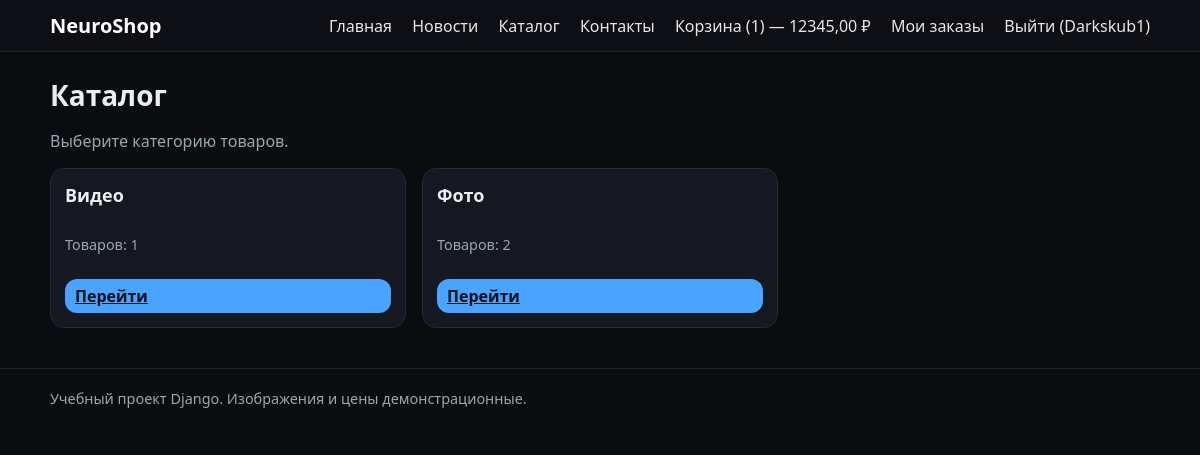
/catalog/ (signed in), run on the app's committed database.
### store/models.py (models this page shows, shortened)
class Category(models.Model):
    name = models.CharField("Название категории", max_length=200)
    slug = models.SlugField("Слаг", unique=True)
    class Meta:
        ordering = ["name"]
        verbose_name = "Категория"
        verbose_name_plural = "Категории"

### store/views.py (the view)
# urls.py: path("catalog/", views.category_list, name="category_list"),
def category_list(request):
    categories = Category.objects.all()
    return render(request, "store/category_list.html", {"categories": categories})

### store/cart.py (called while the page is built)
    def total_qty(self):
        if not self.cart_obj:
            return 0
        return sum(item.qty for item in self.cart_obj.items.all())

    def total_price(self):
        if not self.cart_obj:
            return Decimal("0.00")
        return sum(item.subtotal for item in self.cart_obj.items.all())

### store/context_processors.py (called while the page is built)
def cart_summary(request):
    cart = Cart(request)
    return {
        "cart_total_qty": cart.total_qty(),
        "cart_total_price": cart.total_price(),
    }

### store/models.py (called while the page is built)
    @property
    def subtotal(self):
        return self.price * self.qty

### templates/store/category_list.html (shortened to what this page needs)
{% extends "base.html" %}
{% block content %}
<h1>Каталог</h1>
<p class="muted">Выберите категорию товаров.</p>
{% if categories %}
  <div class="grid-3">
    {% for c in categories %}
      <div class="card">
        <div class="card-body">
          <h3 class="card-title">{{ c.name }}</h3>
          <p class="small muted">Товаров: {{ c.products.count }}</p>
          <a class="btn btn-sm" href="{% url 'store:category_detail' c.slug %}">Перейти</a>
        </div>
      </div>
    {% endfor %}
  </div>
{% else %}
  <p>Категории пока не созданы. Добавьте их через админ-панель.</p>
{% endif %}
{% endblock %}

### templates/base.html (shortened to what this page needs)
<!DOCTYPE html>
<html lang="ru">
<head>
  <link href="/static/store/styles.css" rel="stylesheet">
</head>
<body>
  <header class="site-header">
    <div class="container header-flex">
      <a class="logo" href="{% url 'store:home' %}">NeuroShop</a>
      <nav class="nav">
        <a href="{% url 'store:home' %}">Главная</a>
        <a href="{% url 'store:news_list' %}">Новости</a>
        <a href="{% url 'store:category_list' %}">Каталог</a>
        <a href="{% url 'store:contacts' %}">Контакты</a>
        {% if user.is_authenticated and not user.is_staff and not user.is_superuser %}
          <a href="{% url 'store:cart_detail' %}">Корзина ({{ cart_total_qty }}) — {{ cart_total_price }} ₽</a>
          <a href="{% url 'store:my_orders' %}">Мои заказы</a>
        {% endif %}
        {% if user.is_authenticated %}
          <a href="{% url 'logout' %}?next={% url 'store:home' %}">Выйти ({{ user.username }})</a>
        {% else %}
          <a href="{% url 'login' %}?next={{ request.path }}">Войти</a>
          <a href="{% url 'store:register' %}">Регистрация</a>
        {% endif %}
      </nav>
    </div>
  </header>
  <main class="container">
    {% block content %}{% endblock %}
  </main>
  <footer class="site-footer">
    <div class="container small">
      Учебный проект Django. Изображения и цены демонстрационные.
    </div>
  </footer>
</body>
</html>

### static/store/styles.css (style rules this page uses)
:root { --bg:#0b0c10; --card:#151820; --text:#e8eef2; --mute:#9aa7b2; --acc:#4aa3ff; --danger:#e83d3d; }
* { box-sizing: border-box; }
body { margin:0; font-family:system-ui,Segoe UI,Roboto,Arial; background:var(--bg); color:var(--text); }
.container { width:min(1100px, 92%); margin:0 auto; }
.small { font-size:.9rem; }
.header-flex { display:flex; align-items:center; justify-content:space-between; padding:12px 0; }
.logo { color:#fff; text-decoration:none; font-weight:700; font-size:20px; }
.nav a { color:#fff; text-decoration:none; margin-left:16px; opacity:.9; }
.site-header { border-bottom:1px solid #1f2430; background:#0d0f14; position:sticky; top:0; z-index:10; }
.site-footer { border-top:1px solid #1f2430; padding:20px 0; margin-top:40px; color:var(--mute); }
h1 { margin:24px 0 16px; font-size:28px; }
.muted { color:var(--mute); }
.grid-3 { display:grid; grid-template-columns: repeat(3, 1fr); gap:16px; }
.card { background:var(--card); border:1px solid #23293a; border-radius:14px; overflow:hidden; display:flex; flex-direction:column; }
.card-body { padding:14px; display:flex; flex-direction:column; gap:10px; }
.card-title { margin:0 0 4px; font-size:18px; }
.btn { background:var(--acc); color:#001018; border:none; padding:8px 14px; border-radius:12px; cursor:pointer; font-weight:700; }
.btn-sm { padding:6px 10px; font-weight:600; }

### data on the page
Category: name "Видео", products.count "1"
Category: name "Фото", products.count "2"

### other printed values
{{ cart_total_qty }} "1"
{{ cart_total_price }} "12345,00"
{{ user.username }} "Darkskub1"
